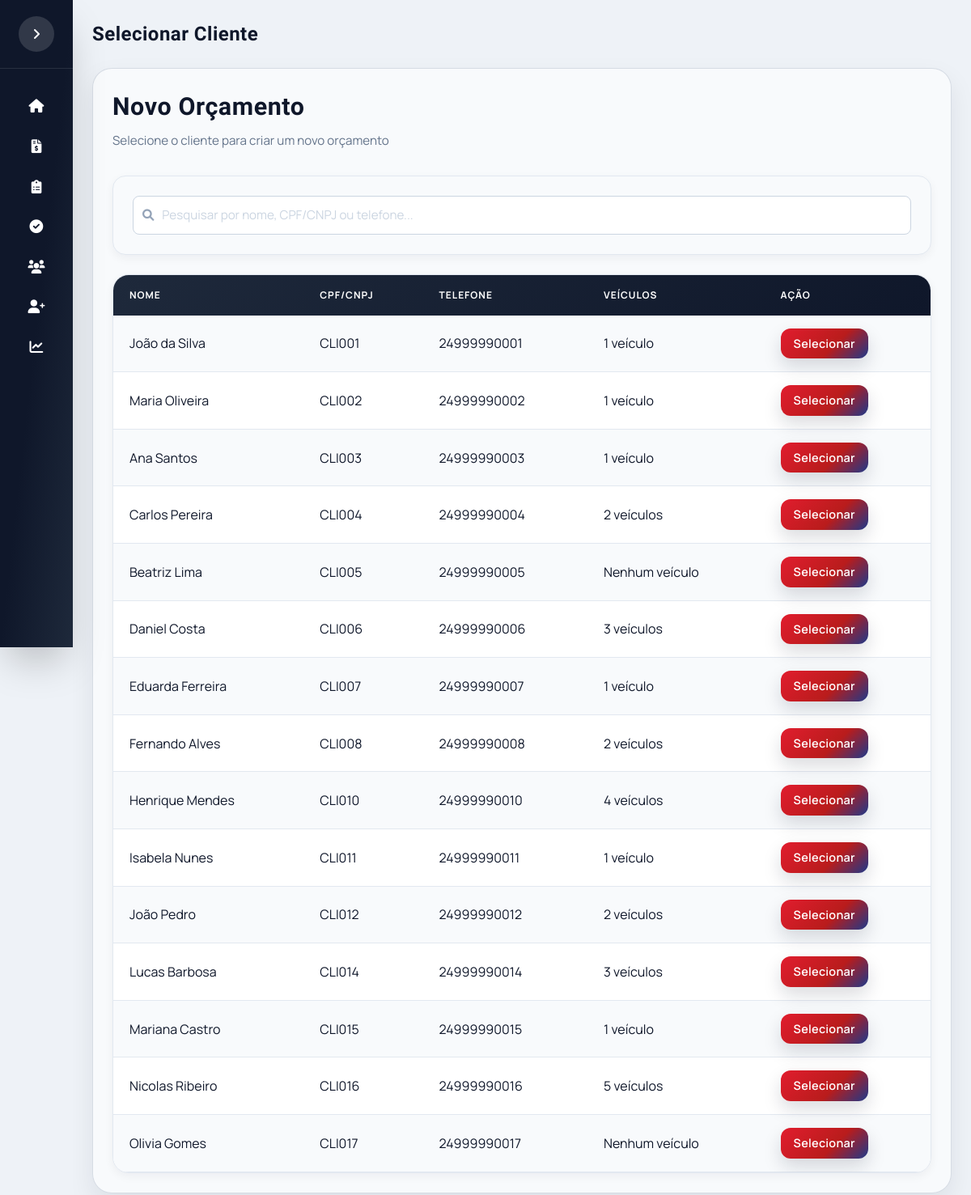
The app's page /novo_pedido with its own data.
### app/models.py (models this page shows)
class Cliente(db.Model):
    __tablename__ = "clientes"
    id_cliente = db.Column(db.Integer, primary_key=True, autoincrement=True)
    cod_cliente = db.Column(db.String(20), unique=True, nullable=False)
    nome = db.Column(db.String(120), nullable=False)
    cliente_ativo = db.Column(db.Integer, default=1)
    telefones = db.relationship("TelefoneCliente", backref="cliente", lazy=True, cascade="all, delete-orphan")
    emails = db.relationship("EmailCliente", backref="cliente", lazy=True, cascade="all, delete-orphan")
    enderecos = db.relationship("EnderecoCliente", backref="cliente", lazy=True, cascade="all, delete-orphan")
    veiculos = db.relationship("Veiculo", backref="cliente", lazy=True, cascade="all, delete-orphan")

class TelefoneCliente(db.Model):
    __tablename__ = "telefones_cliente"
    id_telefone = db.Column(db.Integer, primary_key=True, autoincrement=True)
    id_cliente = db.Column(db.Integer, db.ForeignKey("clientes.id_cliente"), nullable=False)
    telefone = db.Column(db.String(20), nullable=False)

### app/routes.py (the view)
@main.route("/novo_pedido")
def novo_pedido():
    clientes = Cliente.query.filter(Cliente.cliente_ativo == 1).all()
    return render_template(
        "selecionar_cliente_pedido.html",
        clientes=clientes
    )

### templates/selecionar_cliente_pedido.html (shortened to what this page needs)
{% extends "base.html" %}
{% block page_title %}
Selecionar Cliente
{% endblock %}
{% block content %}
<div class="table-container">
    <div class="screen-header" style="margin-bottom: 2rem;">
        <div>
            <h2 class="screen-title title-font" style="margin-bottom: 0.5rem;">Novo Orçamento</h2>
            <p class="screen-subtitle">Selecione o cliente para criar um novo orçamento</p>
        </div>
    </div>
    <div class="panel filter-panel" style="margin-bottom: 1.5rem; padding: 1.5rem;">
        <div class="input-icon">
            <input
                type="text"
                id="filterCliente"
                placeholder="Pesquisar por nome, CPF/CNPJ ou telefone..."
                autofocus
            >
        </div>
    </div>
    <div class="table-wrapper">
        <table class="table-clientes">
            <thead>
                <tr>
                    <th>Nome</th>
                    <th>CPF/CNPJ</th>
                    <th>Telefone</th>
                    <th>Veículos</th>
                    <th>Ação</th>
                </tr>
            </thead>
            <tbody id="tabelaClientesBody">
                {% for cliente in clientes %}
                <tr>
                    <td>
                        <div class="cliente-header">
                            <div class="cliente-nome">{{ cliente.nome }}</div>
                        </div>
                    </td>
                    <td>{{ cliente.cod_cliente }}</td>
                    <td>
                        {{ cliente.telefones[0].telefone if cliente.telefones else "Não cadastrado" }}
                    </td>
                    <td>
                        {% if cliente.veiculos %}
                            {{ cliente.veiculos|length }} veículo{{ 's' if cliente.veiculos|length > 1 else '' }}
                        {% else %}
                            Nenhum veículo
                        {% endif %}
                    </td>
                    <td>
                        <a href="{{ url_for('main.selecionar_veiculo_pedido', id_cliente=cliente.id_cliente) }}"
                           class="btn-primary"
                           style="padding: 0.5rem 1rem; font-size: 0.9rem;">
                            Selecionar
                        </a>
                    </td>
                </tr>
                {% endfor %}
            </tbody>
        </table>
    </div>
</div>
{% endblock %}

### static/css/estilo.css (style rules this page uses)
:root { --brand-red: #e11d2e; --brand-red-dark: #b91c1c; --brand-blue: #1e3a8a; --ink: #0f172a; --muted: #475569; --panel: #f8fafc; --line: #e2e8f0; --accent: #10b981; --primary: #4f46e5; --primary-dark: #4338ca; --primary-light: #818cf8; --success: #10b981; --warning: #f59e0b; --danger: #ef4444; --info: #3b82f6; --sidebar-width: 280px; --sidebar-collapsed: 90px; --radius-card: 1.25rem; --radius-lg: 1rem; --radius-md: 0.75rem; --shadow-sm: 0 1px 2px 0 rgb(0 0 0 / 0.05); --shadow-md: 0 4px 6px -1px rgb(0 0 0 / 0.1); --shadow-lg: 0 10px 15px -3px rgb(0 0 0 / 0.1); --shadow-xl: 0 20px 25px -5px rgb(0 0 0 / 0.1); }
* { margin: 0; padding: 0; box-sizing: border-box; }
body { background: radial-gradient(circle at top, #e2e8f0 0%, #cbd5e1 55%, #e2e8f0 100%); font-family: 'Manrope', system-ui, sans-serif; color: var(--ink); min-height: 100vh; overflow-x: hidden; }
h1, h2, h3, .title-font { font-family: 'Barlow Condensed', 'Manrope', system-ui, sans-serif; letter-spacing: 0.02em; }
.screen-header { display: flex; flex-wrap: wrap; align-items: center; justify-content: space-between; gap: 1rem; margin-bottom: 1.5rem; }
.screen-title { font-size: 1.9rem; font-weight: 700; color: #0f172a; font-family: 'Barlow Condensed', sans-serif; }
.screen-subtitle { color: #64748b; font-size: 0.95rem; margin-top: 0.25rem; }
.btn-primary { background: linear-gradient(135deg, var(--brand-red) 0%, var(--brand-red-dark) 60%, var(--brand-blue) 100%); transition: all 0.2s; box-shadow: 0 10px 22px rgba(15,23,42,0.15); letter-spacing: 0.02em; display: inline-flex; align-items: center; gap: 0.5rem; padding: 0.75rem 1.5rem; border-radius: 0.75rem; font-weight: 600; font-size: 0.875rem; cursor: pointer; text-decoration: none; color: white; border: none; }
.table-wrapper { background: #ffffff; border: 1px solid var(--line); border-radius: 1.25rem; overflow-x: auto; box-shadow: 0 4px 12px rgba(15,23,42,0.05); }
.table-clientes { width: 100%; border-collapse: collapse; min-width: 600px; }
.table-clientes thead { background: linear-gradient(135deg, #1e293b 0%, #0f172a 100%); }
.table-clientes thead th { color: #ffffff; padding: 1rem 1.25rem; text-align: left; font-size: 0.75rem; font-weight: 700; text-transform: uppercase; letter-spacing: 0.08em; }
.table-clientes tbody tr { border-bottom: 1px solid #e2e8f0; transition: all 0.2s ease; }
.table-clientes tbody tr:nth-child(even) { background-color: #ffffff; }
.table-clientes tbody tr:nth-child(odd) { background-color: #f8fafc; }
.table-clientes td { padding: 1rem 1.25rem; color: #0f172a; vertical-align: middle; }
.input-icon { position: relative; }

### templates/selecionar_cliente_pedido.html (style rules this page uses)
.filter-panel { background: #f8fafc; border: 1px solid #e2e8f0; border-radius: 1rem; box-shadow: 0 4px 12px rgba(15, 23, 42, 0.05); }
.filter-panel .input-icon { position: relative; }
.filter-panel .input-icon input { width: 100%; padding: 0.7rem 0.75rem 0.7rem 2.2rem; border: 1px solid #cbd5e1; border-radius: 0.5rem; font-size: 0.95rem; background: #ffffff; transition: all 0.2s ease; }
.filter-panel .input-icon input::placeholder { color: #cbd5e1; }

### records on screen
Cliente: nome "João da Silva", cod_cliente "CLI001", telefone "24999990001", veiculos|length "1"
Cliente: nome "Maria Oliveira", cod_cliente "CLI002", telefone "24999990002", veiculos|length "1"
Cliente: nome "Ana Santos", cod_cliente "CLI003", telefone "24999990003", veiculos|length "1"
Cliente: nome "Carlos Pereira", cod_cliente "CLI004", telefone "24999990004", veiculos|length "2", veiculos "s"
Cliente: nome "Beatriz Lima", cod_cliente "CLI005", telefone "24999990005", shows "Nenhum veículo"
Cliente: nome "Daniel Costa", cod_cliente "CLI006", telefone "24999990006", veiculos|length "3", veiculos "s"
Cliente: nome "Eduarda Ferreira", cod_cliente "CLI007", telefone "24999990007", veiculos|length "1"
Cliente: nome "Fernando Alves", cod_cliente "CLI008", telefone "24999990008", veiculos|length "2", veiculos "s"
Cliente: nome "Henrique Mendes", cod_cliente "CLI010", telefone "24999990010", veiculos|length "4", veiculos "s"
Cliente: nome "Isabela Nunes", cod_cliente "CLI011", telefone "24999990011", veiculos|length "1"
Cliente: nome "João Pedro", cod_cliente "CLI012", telefone "24999990012", veiculos|length "2", veiculos "s"
Cliente: nome "Lucas Barbosa", cod_cliente "CLI014", telefone "24999990014", veiculos|length "3", veiculos "s"
Cliente: nome "Mariana Castro", cod_cliente "CLI015", telefone "24999990015", veiculos|length "1"
Cliente: nome "Nicolas Ribeiro", cod_cliente "CLI016", telefone "24999990016", veiculos|length "5", veiculos "s"
Cliente: nome "Olivia Gomes", cod_cliente "CLI017", telefone "24999990017", shows "Nenhum veículo"
